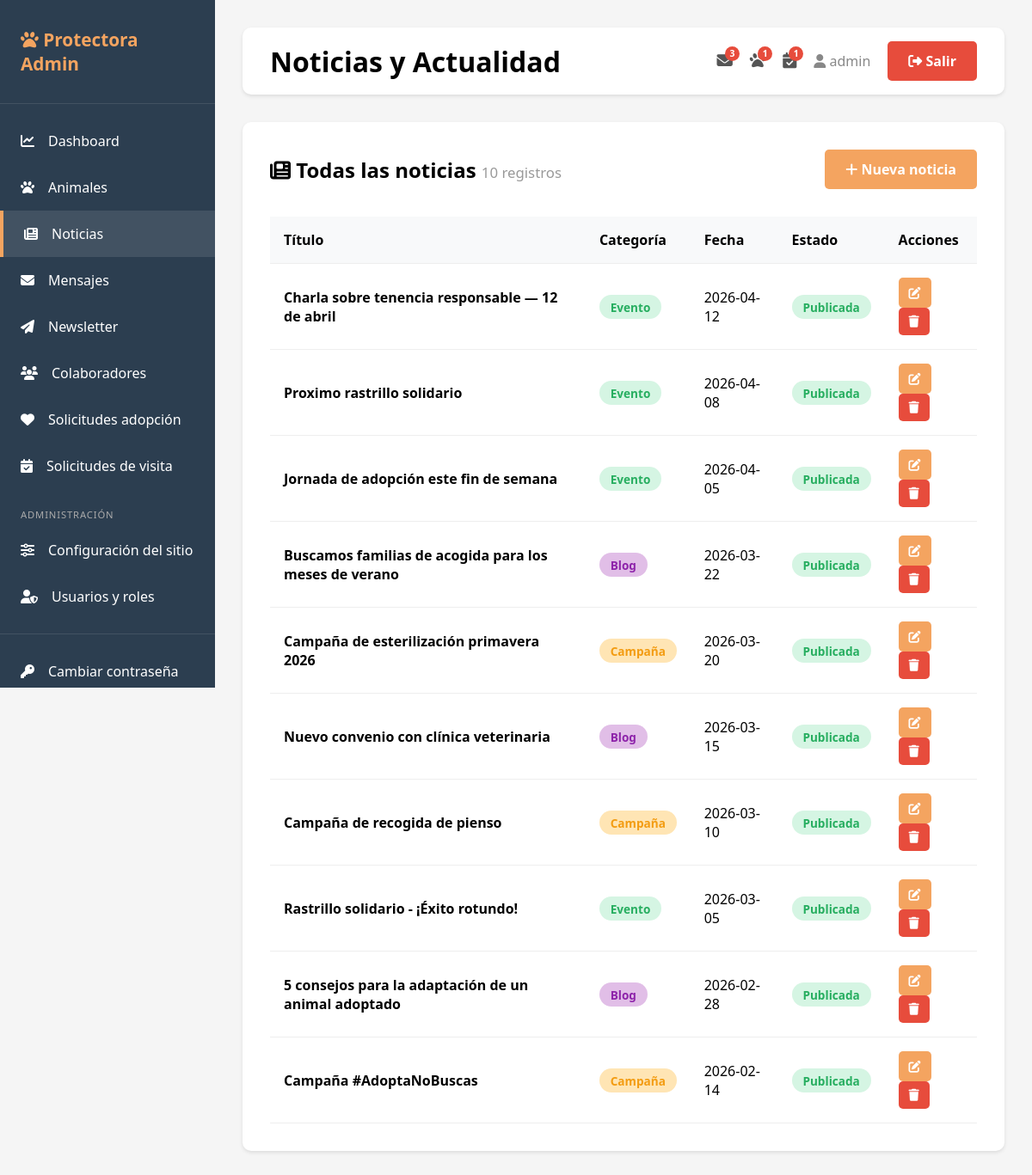
The page /admin/news (signed in) on the database its author committed.
### tables this page shows
CREATE TABLE news (
                id INTEGER PRIMARY KEY AUTOINCREMENT,
                title TEXT NOT NULL,
                category TEXT,
                content TEXT,
                excerpt TEXT,
                image TEXT,
                date TEXT,
                published BOOLEAN DEFAULT 1,
                created_at TIMESTAMP DEFAULT CURRENT_TIMESTAMP,
                updated_at TIMESTAMP DEFAULT CURRENT_TIMESTAMP
            );

### app.py (the view, shortened to what this page needs)
@app.route('/admin/news')
@login_required
def list_news():
    db = get_db()
    params = get_pagination_params()
    placeholder = get_placeholder()
    category_filter = request.args.get('category', '')
    published_filter = request.args.get('published', '')
    base_query = 'SELECT * FROM news'
    count_query = 'SELECT COUNT(*) as count FROM news'
    query_params = []
    where_clauses = []
    if category_filter:
        where_clauses.append(f'category = {placeholder}')
        query_params.append(category_filter)
    if published_filter:
        where_clauses.append(f'published = {placeholder}')
        query_params.append(int(published_filter))
    if where_clauses:
        where_clause = ' WHERE ' + ' AND '.join(where_clauses)
        base_query += where_clause
        count_query += where_clause
    search_columns = ['title', 'excerpt', 'content', 'category']
    allowed_sort_columns = ['id', 'title', 'category', 'date', 'published', 'created_at']
    data_query, search_params = build_query_with_filters(
        base_query,
        search_columns,
        params['search'],
        allowed_sort_columns,
        params['sort_by'],
        params['sort_order'],
        default_sort='date'
    )
    all_params = query_params + search_params
    result = paginate_query(
        db,
        count_query,
        data_query,
        query_params + search_params,
        all_params.copy(),
        params['page'],
        params['per_page']
    )
    return render_template('news.html',
                           news=result['items'],
                           page=result['page'],
                           per_page=result['per_page'],
                           total_pages=result['total_pages'],
                           total=result['total'],
                           sort_by=params['sort_by'],
                           sort_order=params['sort_order'],
                           search=params['search'],
                           category_filter=category_filter,
                           published_filter=published_filter)

### app.py (called while the page is built, shortened)
def generate_csrf_token():
    if '_csrf_token' not in session:
        session['_csrf_token'] = secrets.token_hex(32)
    return session['_csrf_token']

def get_placeholder():
    return '%s' if USE_POSTGRES else '?'

def get_db():
    if USE_POSTGRES:
        conn = psycopg2.connect(DATABASE_URL)
        conn.cursor_factory = psycopg2.extras.RealDictCursor
        return DatabaseWrapper(conn, is_postgres=True)
    else:
        conn = sqlite3.connect(DATABASE)
        conn.row_factory = sqlite3.Row
        return DatabaseWrapper(conn, is_postgres=False)

def login_required(f):
    @wraps(f)
    def decorated_function(*args, **kwargs):
        if 'user_id' not in session:
            return redirect(url_for('login'))
        return f(*args, **kwargs)
    return decorated_function

def get_pagination_params():
    page = max(1, request.args.get('page', 1, type=int))
    per_page = request.args.get('per_page', 20, type=int)
    per_page = min(max(10, per_page), 100)  # Entre 10 y 100
    sort_by = request.args.get('sort_by', '')
    sort_order = request.args.get('sort_order', 'desc')
    if sort_order not in ['asc', 'desc']:
        sort_order = 'desc'
    search = request.args.get('search', '').strip()
    return {
        'page': page,
        'per_page': per_page,
        'sort_by': sort_by,
        'sort_order': sort_order,
        'search': search
    }

def build_query_with_filters(base_query, search_columns, search_term, allowed_sort_columns, sort_by, sort_order, default_sort='id'):
    params = []
    query = base_query
    placeholder = get_placeholder()
    if sort_by and sort_by in allowed_sort_columns:
        order = sort_order.upper() if sort_order.upper() in ('ASC', 'DESC') else 'DESC'
        query += f' ORDER BY {sort_by} {order}'
    elif default_sort:
        order = sort_order.upper() if sort_order.upper() in ('ASC', 'DESC') else 'DESC'
        query += f' ORDER BY {default_sort} {order}'
    return query, params

    def execute(self, query, params=None):
        if self._is_postgres and '?' in query:
            query = query.replace('?', '%s')
        cursor = self._conn.cursor()
        if params:
            cursor.execute(query, params)
        else:
            cursor.execute(query)
        return cursor

### templates/news.html (shortened to what this page needs)
{% extends "base.html" %}
{% block page_title %}Noticias y Actualidad{% endblock %}
{% block content %}
<div style="display: flex; justify-content: space-between; align-items: center; margin-bottom: 2rem;">
    <h2><i class="fas fa-newspaper"></i> Todas las noticias
        <small style="font-size:0.7em; color:#999; font-weight:normal;">{{ total }} registros</small>
    </h2>
    <a href="{{ url_for('new_news') }}" class="btn btn-primary">
        <i class="fas fa-plus"></i> Nueva noticia
    </a>
</div>
{% if news %}
<table class="table">
    <thead>
        <tr>
            <th>Título</th>
            <th>Categoría</th>
            <th>Fecha</th>
            <th>Estado</th>
            <th>Acciones</th>
        </tr>
    </thead>
    <tbody>
        {% for item in news %}
        <tr>
            <td><strong>{{ item.title }}</strong></td>
            <td>
                {% if item.category == 'campana' %}
                <span class="badge badge-warning">Campaña</span>
                {% elif item.category == 'evento' %}
                <span class="badge badge-success">Evento</span>
                {% elif item.category == 'blog' %}
                <span class="badge" style="background: #E1BEE7; color: #8E24AA;">Blog</span>
                {% endif %}
            </td>
            <td>{{ item.date }}</td>
            <td>
                {% if item.published %}
                <span class="badge badge-success">Publicada</span>
                {% else %}
                <span class="badge badge-warning">Borrador</span>
                {% endif %}
            </td>
            <td>
                <a href="{{ url_for('edit_news', news_id=item.id) }}" class="btn btn-primary btn-sm">
                    <i class="fas fa-edit"></i>
                </a>
                <form method="POST" action="{{ url_for('delete_news', news_id=item.id) }}" style="display:inline;" onsubmit="return confirm('¿Eliminar esta noticia?');">
                    <button type="submit" class="btn btn-danger btn-sm"><i class="fas fa-trash"></i></button>
                </form>
            </td>
        </tr>
        {% endfor %}
    </tbody>
</table>
{% endif %}
{% endblock %}

### templates/base.html (style rules this page uses)
* { margin: 0; padding: 0; box-sizing: border-box; }
body { font-family: 'Segoe UI', Tahoma, Geneva, Verdana, sans-serif; background: #f5f5f5; }
.btn { padding: 0.75rem 1.5rem; border: none; border-radius: 5px; cursor: pointer; font-weight: 600; transition: all 0.3s; text-decoration: none; display: inline-block; }
.btn-primary { background: #F4A460; color: white; }
.btn-danger { background: #E74C3C; color: white; }
.table { width: 100%; border-collapse: collapse; margin-top: 1rem; }
.table th, .table td { padding: 1rem; text-align: left; border-bottom: 1px solid #eee; }
.table th { background: #f8f9fa; font-weight: 600; }
.badge { padding: 0.3rem 0.8rem; border-radius: 15px; font-size: 0.85rem; font-weight: 600; }
.badge-success { background: #D5F5E3; color: #27AE60; }
.badge-warning { background: #FFE5B4; color: #F39C12; }

### templates/news.html (style rules this page uses)
.btn-sm { padding: 0.5rem 0.75rem; font-size: 0.875rem; }

### rows shown on the page
news: title "Charla sobre tenencia responsable — 12 de abril", category "Evento", date "2026-04-12", published "Publicada"
news: title "Proximo rastrillo solidario", category "Evento", date "2026-04-08", published "Publicada"
news: title "Jornada de adopción este fin de semana", category "Evento", date "2026-04-05", published "Publicada"
news: title "Buscamos familias de acogida para los meses de verano", category "Blog", date "2026-03-22", published "Publicada"
news: title "Campaña de esterilización primavera 2026", category "Campaña", date "2026-03-20", published "Publicada"
news: title "Nuevo convenio con clínica veterinaria", category "Blog", date "2026-03-15", published "Publicada"
news: title "Campaña de recogida de pienso", category "Campaña", date "2026-03-10", published "Publicada"
news: title "Rastrillo solidario - ¡Éxito rotundo!", category "Evento", date "2026-03-05", published "Publicada"
news: title "5 consejos para la adaptación de un animal adoptado", category "Blog", date "2026-02-28", published "Publicada"
news: title "Campaña #AdoptaNoBuscas", category "Campaña", date "2026-02-14", published "Publicada"

### other values the page prints
{{ nav_unread_contacts if nav_unread_contacts <= 99 else '99+' }} "3"
{{ nav_pending_adoptions if nav_pending_adoptions <= 99 else '99+' }} "1"
{{ nav_pending_visits if nav_pending_visits <= 99 else '99+' }} "1"
{{ session.username }} "admin"
{{ total }} "10"
